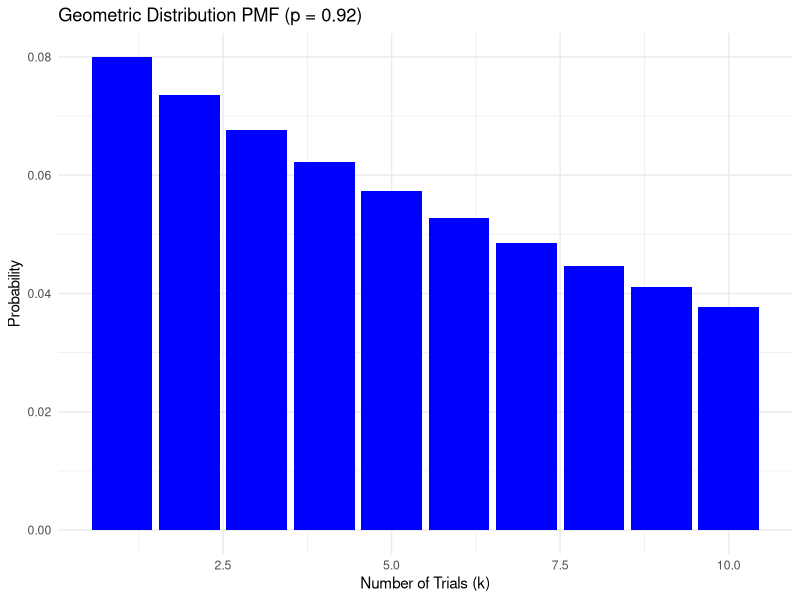
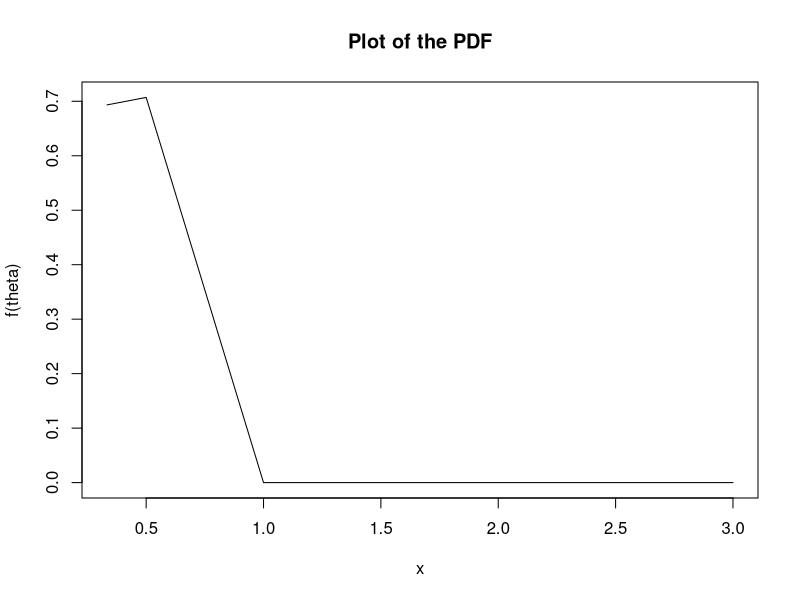
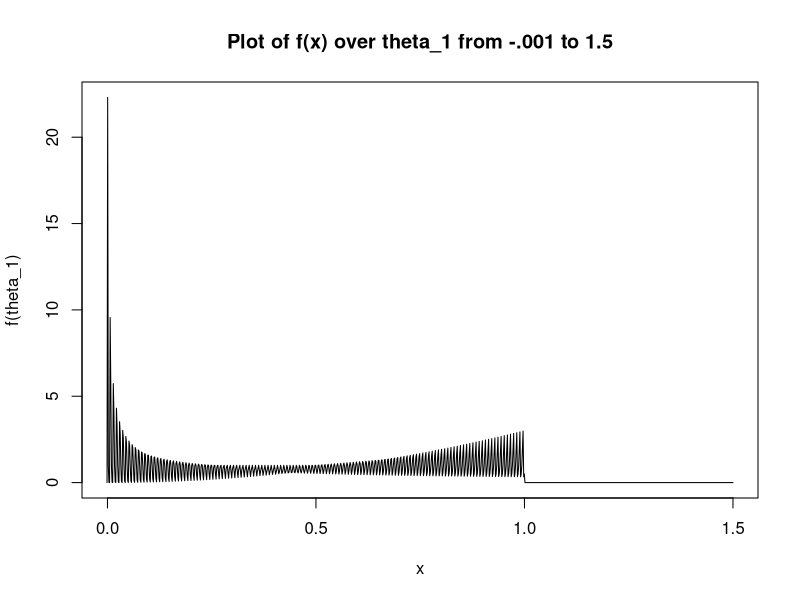
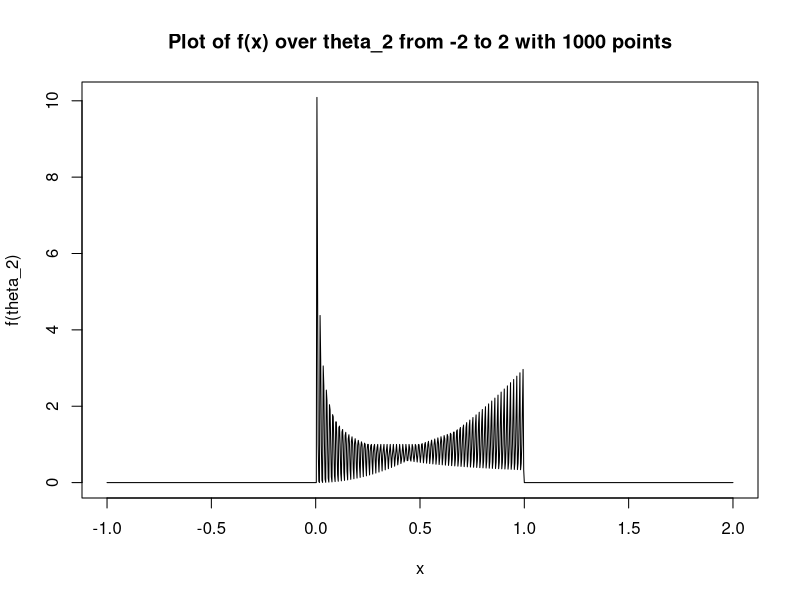

Source code (R) for these figures, in order:
## ---- chunk 1
knitr::opts_chunk$set(echo = TRUE, fig.align="center", message=FALSE, warning=FALSE)
## ---- chunk 2
# minimal p=6% 350ppm
# slow p=10% 450ppm
# moderate p=47% 550ppm
# rapid p=37% 650ppm
## What are the mean and standard deviation of the carbon dioxide atmosphere for these trees in ppm? 
rapid <- 650
moderate <- 550
slow <- 450
minimal <- 350

prapid <- .37
pmoderate <- .47
pslow <- .1
pminimal <- .06


# Find the weighted mean
mean_calc <- (rapid * prapid + moderate * pmoderate + slow * pslow + minimal * pminimal) / 4

# create a vector using the weighted values
growth_rate_vector <- c((rapid * prapid + moderate * pmoderate + slow * pslow + minimal * pminimal))

# calculate and print the mean
mean_value <- mean(growth_rate_vector)
print(sprintf("The mean is %sppm", mean_value))


## Standard Deviation calculation ##
# 1. find the mean = 565

# 2. subtract the mean from all the data points (the deviation)
a = rapid - mean_value
b = moderate - mean_value
c = slow - mean_value
d = minimal - mean_value

# 3. Square the results of each deviation
a_2 = a * a
b_2 = b * b
c_2 = c * c
d_2 = d * d


## Multiply by prob (weights)
a_3 <- a_2 * prapid
b_3 <- b_2 * pmoderate
c_3 <- c_2 * pslow
d_3 <- d_2 * pminimal



# # 4. Find the mean of the squared deviations (the variance)
# Create a variance vector
my_variance_vector <- c(a_3, b_3, c_3, d_3)
# print(my_variance_vector)

## sum values in the variance multiply by a factor of (n-1/n)
variance <- sum(my_variance_vector) * (3/4)

# Take the square root of the variance to find the standard deviation
standard_deviation <- sqrt(variance)
print(standard_deviation)

# # Using the DescTools
# library(DescTools)
# data <- c(rapid, moderate, slow, minimal)
# weights <- c(prapid, pmoderate, pslow, pminimal)
# SD(data, weights = weights)
# #####################################################################################################
# # Create a function to calculate the weighted standard deviation
# 
# weighted_sd <- function(x, weights) {
#   weighted_mean <- sum(x * weights) / sum(weights)
#   weighted_variance <- sum(weights * (x - weighted_mean)^2) / (sum(weights) - 1) # Using n-1 for sample SD
#   sqrt(weighted_variance)
# }
# 
# data <- c(rapid, moderate, slow, minimal)
# weights <- c(prapid, pmoderate, pslow, pminimal)
# # data <- c(10, 12, 15, 18, 20)
# # weights <- c(1, 2, 1.5, 3, 0.5)
# my_weighted_sd_function <- weighted_sd(data, weights)
# print("######")
# print(my_weighted_sd_function)
# 
# #####################################################################################################
## ---- chunk 3
# 70% failure rate 
# p(fail) = .7
# p(success) --> 1 - p(fail) = 1 - .7 = .3
# n = 50

p_fail <- .7
p_pass <- 1 - p_fail # == .3
num_startups <- 50

# Use binomal
# P(X = x) = nCx*p^x(1-p)^(n-x)
# Let X be the random variable that assigns failure
#dbinom(x, size, prob, log = FALSE)
p_35_or_more_fail <- dbinom(35, 50, .7)
print(p_35_or_more_fail)
p_35_or_more_success <- dbinom(35, 50, .3)
print(p_35_or_more_success)


## ---- chunk 4
## accuracy is 92% assume independence. The mean number of trials follows a geometric distribution, a probability distribution that models the number of trials in a series of independent trials where each trial only has 2 outcomes, success or failure.  
# First determine the probability of success (given in the question) and the probability of failure 'q'
p_success <- .92
p_fail <- 1 - p_success # == .08

# calculate the mean number of trials until failure. The mean of a geometric distribution is 1/q 
trials_until_failure <- 1 / p_fail
print(trials_until_failure)
## ---- chunk 5
# Load necessary libraries
library(ggplot2)

# Parameters
p <- 0.08
k_values <- 1:10

# Calculate PMF
pmf_values <- dgeom(k_values - 1, prob = p)

# # Calculate PMF at n = 10
# pmf_n10 <- dgeom(10, prob = p)
# print(pmf_n10)

# Create a data frame for plotting
pmf_data <- data.frame(k = k_values, pmf = pmf_values)

# Plot the PMF
ggplot(pmf_data, aes(x = k, y = pmf)) +
  geom_bar(stat = "identity", fill = "blue") +
  labs(title = "Geometric Distribution PMF (p = 0.92)",
       x = "Number of Trials (k)",
       y = "Probability") +
  theme_minimal()
## ---- chunk 6
result <- 12.5 * 10
print(result)
## ---- chunk 7
prob <- 1/6

two_rolls_until_same_value <- function() {
  rolls <- sample(1:6, 1, replace = TRUE)
  num_rolls <- 1
  
  repeat {
    num_rolls <- num_rolls + 1
    rolls[num_rolls] <- sample(1:6, 1, replace = TRUE)
    
    if (rolls[num_rolls] == rolls[num_rolls - 1]) {
      return (num_rolls)
    }
  }
}

# two_rolls_until_same_value()

## Run this simulation a large number of times, 1000
num_simulations <- 1000
results <- replicate(num_simulations, two_rolls_until_same_value)
# roll_counts <- table(results)

## ---- chunk 8
# What is the expected number of female patient recordings selected for training? 
n <- 36 # sample size drawn out of the population
K <- 22 # total female population
N <- 48 # total population size
expected_female <- n * (K/N)
a.message = "expected number of female patients recordings selected for training is:"
paste(a.message, expected_female)
## ---- chunk 9
# What is the probability that at least three male patient recordings are selected for training? 
  # rhyper(nn, m, n, k)
  # nn - number of random values to generate.
  # m - number of successes (males)
  # n - number of failures (females)
  # k - sample size (48)
  nn <- 36
  m <- 26
  n <- 22
  k <- 48 # population size
  rhyper(nn = nn, m = m, n = n, k = k)

## ---- chunk 10
# What is the probability that the same number of male and female patients are used for testing the model performance? 
  # Use the choose function...choose(n, r) where num_males = num_females = 18. 
  # ((22C18) * (26C18)) / (48C36)
  num_males <- 26
  num_females <- 22
  males_selected <- 18
  females_selected <- 18
  sample_size <- 36
  population_size <- 48
  
  find_males <- choose(num_males, males_selected) 
  find_females <- choose(num_females, females_selected)
  total_sample_size <- choose(population_size, sample_size)
  
  prob_num_males_equal_num_females <- (find_males * find_females) / total_sample_size
  
  b.message <- "The probability that the same number of male and female patients are used for testing the model performance is...."
  paste(b.message, prob_num_males_equal_num_females)
## ---- chunk 11
lambda <- 1.2
num_evnets <- 2
dpois(x = num_evnets, lambda = lambda)
## ---- chunk 12
lambda <- 1.2
num_events <- 0
no_events_in_1_hour <- dpois(x = num_events, lambda = lambda)
print(no_events_in_2_hours <- no_events_in_1_hour * 2)
## ---- chunk 13
library(ggplot2)


# Define the PDF
f <- function(x) {
  ifelse((0<x & x<1), theta * x^(theta - 1), 0)
}

# Define the range
theta <- c(1/3, 1/2, 1, 2, 3)


# Using these values below for theta we see the distribution has a totally different shape.
theta_1 <- seq(-.001, 1.5, length.out = 1000)
theta_2 <- seq(-1, 2, length.out = 1000)

# Plot and inspect the function
plot(theta, f(theta), type = "l", 
     xlab = "x", ylab = "f(theta)",
     main = "Plot of the PDF")

plot(theta_1, f(theta_1), type = "l",
     xlab = "x", ylab = "f(theta_1)",
     main = "Plot of f(x) over theta_1 from -.001 to 1.5")

plot(theta_2, f(theta_2), type = "l",
     xlab = "x", ylab = "f(theta_2)",
     main = "Plot of f(x) over theta_2 from -2 to 2 with 1000 points")
## ---- chunk 14

# Define the function
f <- function(x) {
  theta * x^(theta - 1)
}

g <- function(x) {
  x*theta * x^(theta - 1)
}

integrate(g, lower = 0, upper = 1)

## ---- chunk 15

# Define the function
f <- function(x) {
  theta * x^(theta - 1)
}

# integrate(f, lower = 0, upper = 1)


## ---- chunk 16
# adjust lambda from 1 event in 6 days
l <- 1/6
k <- 4.5
new_l <- l * k
ppois(new_l, lambda = l)
## ---- chunk 17
# adjust lambda from 1 event in 6 days
l <- 1/6
t <- 9.5
f <- function(t) {
  l * exp(-l*t)
}
p_time <- integrate(f, lower = 0, upper = Inf)
print(p_time)
